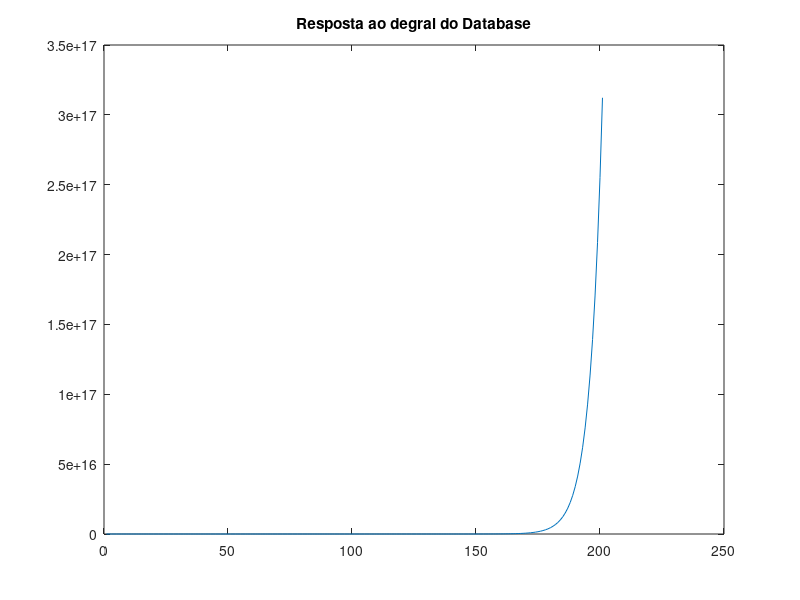
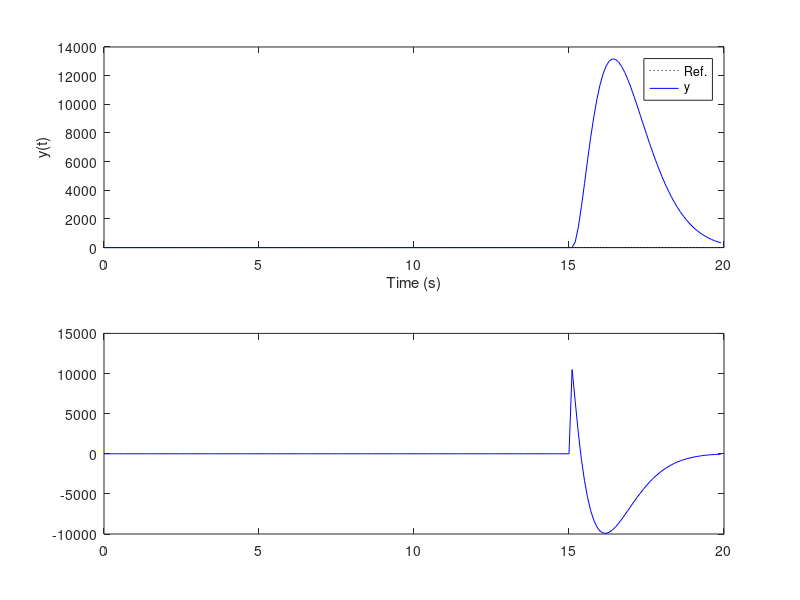

Source code (MATLAB) for these figures, in order:
%% Atividade 05: Projetar e implementar, por simulação, o  PMVC, DMC e GPC.
clear all; close all; clc;

%% Parametros
Ts = 0.1;                 % periodo de amostragem (s)
td = 0;                 % atraso continuo (s)
d = round((td/Ts) + 1)  % atraso discreto (em amostras)

Ny = 10; Nu = 1;         % horizonte de predição
lam = 1;             % fator de ponderação de controle

%% Planta a) Dinâmica do ângulo de roll do VLS-1 em Max Q

% Modelo contínuo
    Gs = tf(7.3734, [1  0 -4.077])
    
    % Verificando os autovalores
    disp('Autovalores da planta:')
    eig(Gs)

% Modelo discreto
    Gz = c2d(Gs,Ts, 'zoh')
        Az = Gz.den{1};
            a1 = Az(2); a2 = Az(3);
        Bz = Gz.num{1}
            b0 = Bz(2); b1 = Bz(3);

%% DMC

% Resposta ao degral para criar o database
tfinal = 2; 
Ntest = round(tfinal/Ts); 
y = step(Gz,Ntest); figure; plot(y); title('Resposta ao degral do Database');

g = y(1:81); 
g = g(2:81);    % Remark: getting rid of the null initial value!
N = length(g); 
clear y;

% Matriz G
Gorig = toeplitz(g); % Toeplitz Matrix based on g
Gorig = tril(Gorig); % Lower Trianglar matrix based on Gorig

  G = Gorig(1:Ny,1:Nu)

% Ganho baseado em G e lam
  K = inv( G'*G +lam*eye(Nu,Nu) )*G'

  K1 = K(1,:)

% Matriz F
Fi = []; 
  for i = 1:N-Ny % REMARK!!!
      Fi = [Fi g(i+1:Ny+i,1)-g(i,1)];
  end
    F = [ones(Ny,1) Fi];
    
%% Simulação
tfinal = tfinal*10; 
Nsim = round(tfinal/Ts); % total number of iterations for the sim.

r(1:N)=0; r(N+1:Nsim+Ny)= 1*(pi/180);
r = r'; % Making sure that this is a column vector!

for k = 1:N % initial conditions (N is huge!)
    y(k)=0;
    u(k)=0;
    du(k)=0;
end
for k = N+1:Nsim
    % Plant model
    y(k) = -a1*y(k-1) -a2*y(k-2) +b0*u(k-d) +b1*u(k-d-1);

    % DMC
      U = []; % du(k) regressors
      for i=1:N-Ny
          U = [U; du(k-i)];
      end
      x = [y(k);U];

      % Control law
      du(k) = K1*( r(k:k+Ny-1,1)-F*x );

      u(k) = u(k-1) +du(k);

      % Saturação
        % if u(k) >= 0.06981
        %   u(k) = 0.06981;
        % elseif u(k) <= 0
        %   u(k) = 0;
        % end
end

%% Plots
t=0:Ts:Nsim*Ts-Ts;
figure;
subplot(211)
    plot(t,r(1:Nsim),':k'); hold;
    plot(t,y,'b');
    legend('Ref.','y');
    ylabel('y(t)'); xlabel('Time (s)');

subplot(212)
    plot(t,u,'b');
